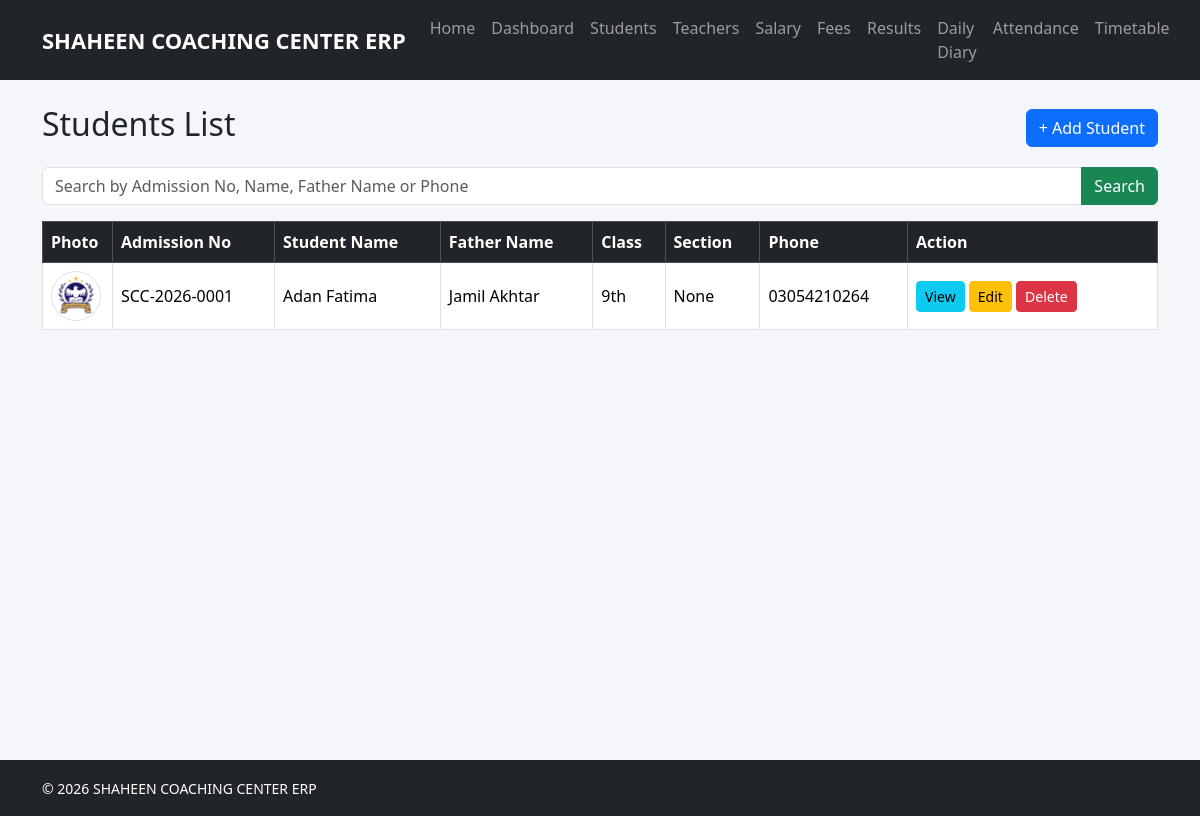
Page /students/list/ on the earlier database version.
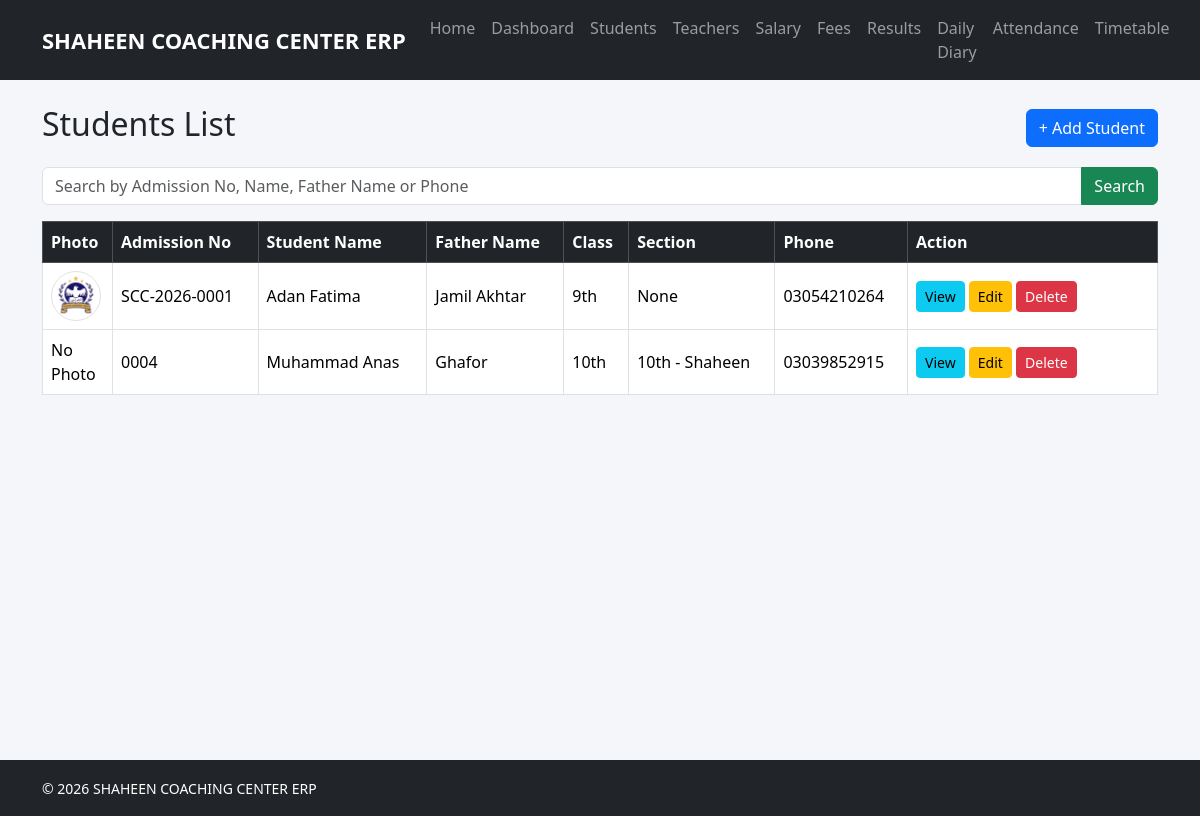
Same page on the later database version.
### students/models.py (models this page shows, shortened)
class Student(models.Model):
    GENDER_CHOICES = [
        ("Male", "Male"),
        ("Female", "Female"),
    ]
    admission_no = models.CharField(
        max_length=20,
        unique=True,
        blank=True,
        null=True
    )
    first_name = models.CharField(max_length=100)
    last_name = models.CharField(
        max_length=100,
        blank=True
    )
    father_name = models.CharField(max_length=150)
    gender = models.CharField(
        max_length=10,
        choices=GENDER_CHOICES
    )
    date_of_birth = models.DateField()
    phone = models.CharField(max_length=20)
    address = models.TextField()
    session = models.ForeignKey(
        Session,
        on_delete=models.PROTECT,
        null=True,
        blank=True
    )
    classroom = models.ForeignKey(
        ClassRoom,
        on_delete=models.PROTECT,
        null=True,
        blank=True
    )
    section = models.ForeignKey(
        Section,
        on_delete=models.PROTECT,
        null=True,
        blank=True
    )
    photo = models.ImageField(
        upload_to="students/",
        blank=True,
        null=True
    )
    admission_date = models.DateField(auto_now_add=True)

### academics/models.py (models this page shows)
class ClassRoom(models.Model):
    name = models.CharField(max_length=50)
    def __str__(self):
        return self.name

class Section(models.Model):
    name = models.CharField(max_length=20)
    classroom = models.ForeignKey(
        ClassRoom,
        on_delete=models.CASCADE,
        related_name="sections"
    )
    def __str__(self):
        return f"{self.classroom.name} - {self.name}"

### students/views.py (the view, shortened to what this page needs)
def student_list(request):
    query = request.GET.get(
        "q",
        ""
    )
    students = Student.objects.all()
    students = students.order_by(
        "first_name"
    )
    return render(
        request,
        "students/student_list.html",
        {
            "students": students,
            "query": query,
        }
    )

### students/templates/students/student_list.html (shortened to what this page needs)
{% extends 'base/base.html' %}
{% block content %}
<div class="d-flex justify-content-between align-items-center mb-3">
    <h2>Students List</h2>
    <a href="{% url 'students:add_student' %}"
       class="btn btn-primary">
        + Add Student
    </a>
</div>
<form method="GET" class="mb-3">
    <div class="input-group">
        <input
            type="text"
            name="q"
            class="form-control"
            placeholder="Search by Admission No, Name, Father Name or Phone"
            value="{{ query }}"
        >
        <button
            class="btn btn-success"
            type="submit">
            Search
        </button>
    </div>
</form>
<table class="table table-bordered table-hover align-middle">
    <thead class="table-dark">
        <tr>
            <th>Photo</th>
            <th>Admission No</th>
            <th>Student Name</th>
            <th>Father Name</th>
            <th>Class</th>
            <th>Section</th>
            <th>Phone</th>
            <th width="250">Action</th>
        </tr>
    </thead>
    <tbody>
    {% for student in students %}
        <tr>
            <td width="70">
                {% if student.photo %}
                    <img
                        src="{{ student.photo.url }}"
                        width="50"
                        height="50"
                        class="rounded-circle border"
                    >
                {% else %}
                    No Photo
                {% endif %}
            </td>
            <td>
                {{ student.admission_no }}
            </td>
            <td>
                {{ student.first_name }}
                {{ student.last_name }}
            </td>
            <td>
                {{ student.father_name }}
            </td>
            <td>
                {{ student.classroom }}
            </td>
            <td>
                {{ student.section }}
            </td>
            <td>
                {{ student.phone }}
            </td>
            <td>
                <a
                    href="{% url 'students:student_detail' student.pk %}"
                    class="btn btn-sm btn-info">
                    View
                </a>
                <a
                    href="{% url 'students:edit_student' student.pk %}"
                    class="btn btn-sm btn-warning">
                    Edit
                </a>
                <a
                    href="{% url 'students:delete_student' student.pk %}"
                    class="btn btn-sm btn-danger">
                    Delete
                </a>
            </td>
        </tr>
    {% endfor %}
    </tbody>
</table>
{% endblock %}

Differences in the rows shown:
added Student: photo "No Photo", admission_no "0004", first_name "Muhammad", last_name "Anas", father_name "Ghafor", classroom "10th", section "10th - Shaheen", phone "03039852915"
